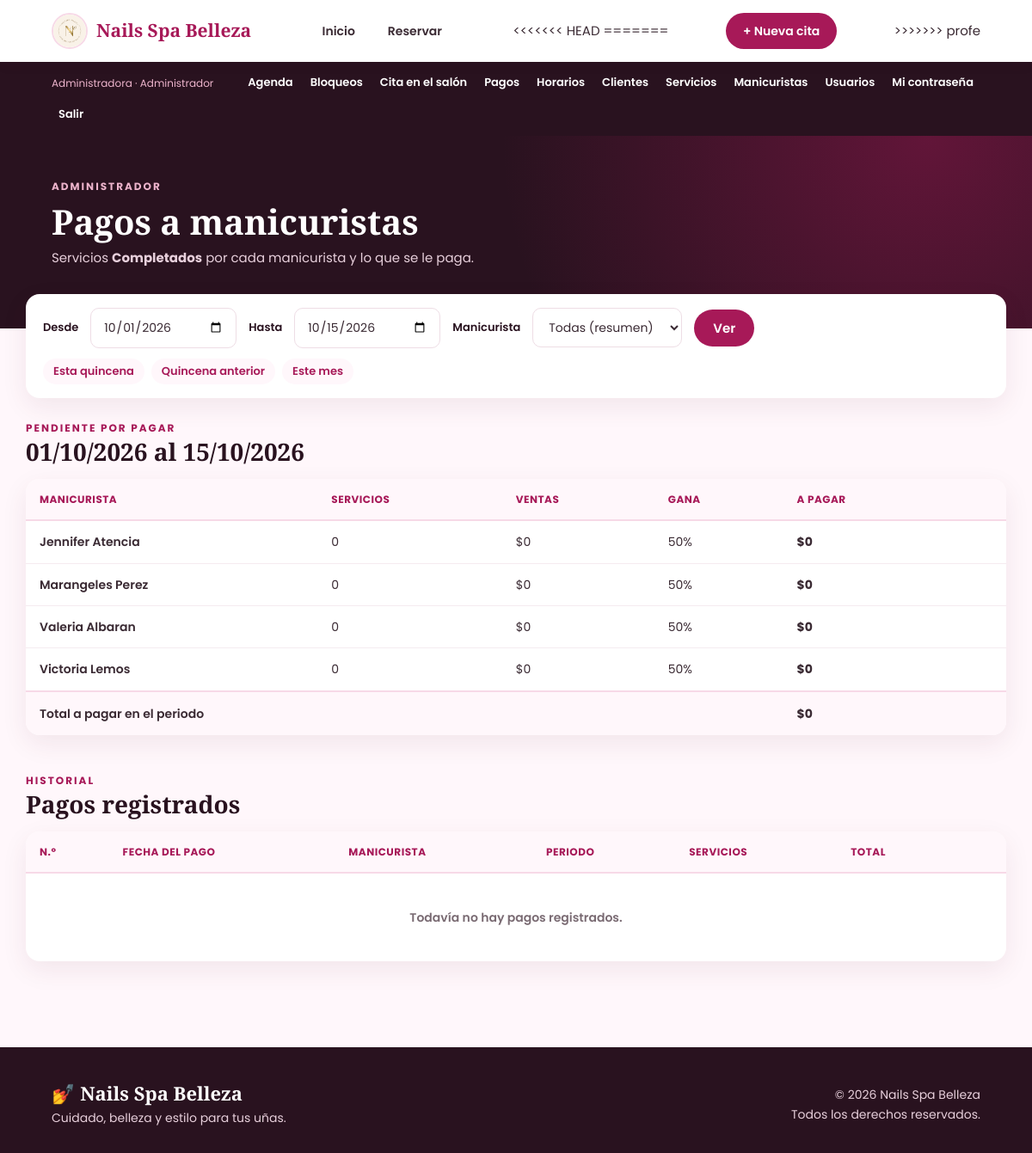
The page /super/pagos.php (signed in) on the database its author committed.
### tables this page shows
CREATE TABLE manicuristas (

    id_manicurista INT AUTO_INCREMENT PRIMARY KEY,

    nombre VARCHAR(100) NOT NULL,

     
    porcentaje TINYINT UNSIGNED NOT NULL DEFAULT 50,

     
     
    foto VARCHAR(255) NULL,

    activa TINYINT(1) DEFAULT 1

);

### includes/seguridad.php (called while the page is built, shortened)
<?php
function es_admin()
{
    return $_SESSION['usuario_rol'] === 'administrador';
}

### super/pagos.php (the view, shortened to what this page needs)
<?php
require_once "../conexion/conexion.php";
require_once "../includes/seguridad.php";
function fecha_valida($texto, $defecto)
{
    $t = strtotime($texto ?? '');
    return $t === false ? $defecto : date('Y-m-d', $t);
}
if (intval(date('j')) <= 15) {
    $quincena_desde = date('Y-m-01');
    $quincena_hasta = date('Y-m-15');
    $anterior_desde = date('Y-m-16', strtotime('first day of last month'));
    $anterior_hasta = date('Y-m-t', strtotime('first day of last month'));
} else {
    $quincena_desde = date('Y-m-16');
    $quincena_hasta = date('Y-m-t');
    $anterior_desde = date('Y-m-01');
    $anterior_hasta = date('Y-m-15');
}
$desde = fecha_valida($_GET['desde'] ?? null, $quincena_desde);
$hasta = fecha_valida($_GET['hasta'] ?? null, $quincena_hasta);
if (es_admin()) {
    $id_manicurista = intval($_GET['manicurista'] ?? 0);
} else {
    $id_manicurista = intval($_SESSION['id_manicurista']);
}
$ver_pago = intval($_GET['pago'] ?? 0);
$VALOR = "ROUND(r.precio * m.porcentaje / 100, 0)";
$resumen = [];
if (es_admin() && $id_manicurista === 0 && $ver_pago === 0) {
    $stmt = $conexion->prepare("
        SELECT m.id_manicurista, m.nombre, m.porcentaje, m.activa,
            COUNT(r.id_reserva) AS servicios,
            COALESCE(SUM(r.precio), 0) AS ventas,
            COALESCE(SUM($VALOR), 0) AS a_pagar
        FROM manicuristas m
        LEFT JOIN reservas r
            ON r.id_manicurista = m.id_manicurista
            AND r.estado = 'Completada'
            AND r.id_pago IS NULL
            AND r.fecha BETWEEN ? AND ?
        GROUP BY m.id_manicurista
        ORDER BY m.activa DESC, m.nombre
    ");
    $stmt->bind_param("ss", $desde, $hasta);
    $stmt->execute();
    $resumen = $stmt->get_result()->fetch_all(MYSQLI_ASSOC);
}
$pago = null;
$stmt = $conexion->prepare("
    SELECT p.id_pago, p.desde, p.hasta, p.servicios, p.total, p.fecha_pago, m.nombre AS manicurista
    FROM pagos p
    INNER JOIN manicuristas m ON m.id_manicurista = p.id_manicurista
    WHERE (? = 0 OR p.id_manicurista = ?)
    ORDER BY p.fecha_pago DESC
    LIMIT 30
");
$stmt->bind_param("ii", $id_manicurista, $id_manicurista);
$stmt->execute();
$historial = $stmt->get_result()->fetch_all(MYSQLI_ASSOC);
function pesos($valor)
{
    return '$' . number_format($valor, 0, ',', '.');
}
function fecha_corta($fecha)
{
    return date('d/m/Y', strtotime($fecha));
}
function enlace_periodo($desde, $hasta, $id_manicurista)
{
    return "pagos.php?desde=$desde&hasta=$hasta" . ($id_manicurista ? "&manicurista=$id_manicurista" : "");
}
require_once "../includes/header.php";
?>
<section class="pagina-header">
    <div>
        <span><?= es_admin() ? 'ADMINISTRADOR' : 'MANICURISTA · ' . htmlspecialchars($_SESSION['usuario_nombre']) ?></span>
        <h1><?= es_admin() ? 'Pagos a manicuristas' : 'Mis pagos' ?></h1>
        <p>Servicios <strong>Completados</strong> por cada manicurista y lo que se le paga.</p>
    </div>
</section>
<section class="panel-contenido">
    <?php if (!$pago): ?>
        <div class="filtros no-imprimir">
            <form method="GET">
                <label>Desde</label>
                <input type="date" name="desde" value="<?= $desde ?>">
                <label>Hasta</label>
                <input type="date" name="hasta" value="<?= $hasta ?>">
                <?php if (es_admin()): ?>
                    <label>Manicurista</label>
                    <select name="manicurista">
                        <option value="0">Todas (resumen)</option>
                    </select>
                <?php endif; ?>
                <button type="submit" class="btn-principal">Ver</button>
            </form>
            <div class="atajos">
                <a href="<?= enlace_periodo($quincena_desde, $quincena_hasta, es_admin() ? $id_manicurista : 0) ?>">Esta quincena</a>
                <a href="<?= enlace_periodo($anterior_desde, $anterior_hasta, es_admin() ? $id_manicurista : 0) ?>">Quincena anterior</a>
                <a href="<?= enlace_periodo(date('Y-m-01'), date('Y-m-t'), es_admin() ? $id_manicurista : 0) ?>">Este mes</a>
            </div>
        </div>
    <?php endif; ?>
    <?php if ($resumen): ?>
        <div class="agenda-titulo">
            <div>
                <span>PENDIENTE POR PAGAR</span>
                <h2><?= fecha_corta($desde) ?> al <?= fecha_corta($hasta) ?></h2>
            </div>
        </div>
        <div class="tabla-contenedor">
            <table>
                <thead>
                    <tr>
                        <th>Manicurista</th>
                        <th>Servicios</th>
                        <th>Ventas</th>
                        <th>Gana</th>
                        <th>A pagar</th>
                        <th></th>
                    </tr>
                </thead>
                <tbody>
                <?php $gran_total = 0; ?>
                <?php foreach ($resumen as $f): ?>
                    <?php $gran_total += $f['a_pagar']; ?>
                    <tr class="<?= $f['activa'] ? '' : 'fila-inactiva' ?>">
                        <td><?= htmlspecialchars($f['nombre']) ?></td>
                        <td><?= $f['servicios'] ?></td>
                        <td><?= pesos($f['ventas']) ?></td>
                        <td><?= $f['porcentaje'] ?>%</td>
                        <td><strong><?= pesos($f['a_pagar']) ?></strong></td>
                        <td>
                        </td>
                    </tr>
                <?php endforeach; ?>
                </tbody>
                <tfoot>
                    <tr>
                        <td colspan="4">Total a pagar en el periodo</td>
                        <td colspan="2"><strong><?= pesos($gran_total) ?></strong></td>
                    </tr>
                </tfoot>
            </table>
        </div>
    <?php endif; ?>
    <div class="agenda-titulo historial no-imprimir">
        <div>
            <span>HISTORIAL</span>
            <h2>Pagos registrados</h2>
        </div>
    </div>
    <div class="tabla-contenedor no-imprimir">
        <table>
            <thead>
                <tr>
                    <th>N.º</th>
                    <th>Fecha del pago</th>
                    <th>Manicurista</th>
                    <th>Periodo</th>
                    <th>Servicios</th>
                    <th>Total</th>
                    <th></th>
                </tr>
            </thead>
            <tbody>
            <?php if (!$historial): ?>
                <tr><td colspan="7" class="sin-datos">Todavía no hay pagos registrados.</td></tr>
            <?php endif; ?>
            </tbody>
        </table>
    </div>
</section>
<?php require_once "../includes/footer.php"; ?>

### assets/css/estilo.css (style rules this page uses)
:root { --vino: #a71958; --vino-oscuro: #76103f; --rosa: #f7d9e7; --rosa-medio: #edb4cc; --rosa-claro: #fff7fb; --crema: #fbf3ea; --morado: #29121f; --texto: #3a2a33; --gris: #7a6b73; --borde: #eedde5; --blanco: #ffffff; --verde: #168b4a; --amarillo: #b07800; --rojo: #c73545; --letra-titulos: "Playfair Display", Georgia, serif; --letra: "Poppins", "Segoe UI", Arial, sans-serif; --radio: 16px; --radio-chico: 10px; --sombra: 0 10px 30px rgba(90, 20, 55, .08); --sombra-suave: 0 4px 14px rgba(90, 20, 55, .06); --ancho: 1180px; }
*, *::before, *::after { box-sizing: border-box; margin: 0; padding: 0; }
html { scroll-behavior: smooth; }
body { font-family: var(--letra); font-size: 15px; line-height: 1.6; color: var(--texto); background: var(--rosa-claro); min-height: 100vh; display: flex; flex-direction: column; }
h1, h2, h3 { color: var(--morado); line-height: 1.2; }
h1, h2 { font-family: var(--letra-titulos); font-weight: 700; }
a { color: var(--vino); }
.btn-principal, .btn-secundario, .btn-card, .btn-pequeno, .btn-reserva, .btn-whatsapp { display: inline-flex; align-items: center; justify-content: center; gap: 6px; font-family: inherit; font-weight: 600; text-decoration: none; border: none; cursor: pointer; transition: background .2s, transform .2s, box-shadow .2s; }
.btn-principal { background: var(--vino); color: var(--blanco); padding: 13px 28px; border-radius: 30px; font-size: 15px; box-shadow: 0 6px 18px rgba(167, 25, 88, .25); }
.pagina-header { display: flex; align-items: flex-end; justify-content: space-between; flex-wrap: wrap; gap: 16px; padding: 46px max(5%, calc((100% - var(--ancho)) / 2)) 70px; background: radial-gradient(circle at 90% 0%, rgba(167, 25, 88, .45), transparent 45%), var(--morado); color: var(--blanco); }
.pagina-header span { color: var(--rosa-medio); font-size: 12px; font-weight: 700; letter-spacing: 2px; }
.pagina-header h1 { margin: 6px 0; color: var(--blanco); font-size: clamp(28px, 4vw, 40px); }
.pagina-header p { color: #e7cfdb; }
.panel-contenido, .form-section, .reserva-layout { max-width: var(--ancho); margin: -40px auto 60px; padding: 0 20px; position: relative; }
label { margin-top: 8px; font-size: 13px; font-weight: 600; color: var(--morado); }
input[type="text"], input[type="email"], input[type="tel"], input[type="password"], input[type="number"], input[type="date"], input[type="time"], input[type="file"], select, textarea { width: 100%; padding: 11px 14px; border: 1.5px solid var(--borde); border-radius: var(--radio-chico); background: var(--blanco); color: var(--texto); font-family: inherit; font-size: 14px; outline: none; transition: border-color .2s, box-shadow .2s; }
.tabla-contenedor { background: var(--blanco); border-radius: var(--radio); box-shadow: var(--sombra); overflow-x: auto; }
table { width: 100%; border-collapse: collapse; font-size: 14px; }
thead th { padding: 14px 16px; text-align: left; background: var(--rosa-claro); color: var(--vino); font-size: 12px; font-weight: 700; text-transform: uppercase; letter-spacing: .5px; border-bottom: 2px solid var(--rosa); white-space: nowrap; }
tbody td { padding: 13px 16px; border-bottom: 1px solid #f5ebf0; vertical-align: middle; }
tbody tr:last-child td { border-bottom: none; }
tbody td:first-child { white-space: nowrap; font-weight: 600; }
.sin-datos { padding: 40px; text-align: center; color: var(--gris); }
.filtros { margin-bottom: 22px; padding: 16px 20px; background: var(--blanco); border-radius: var(--radio); box-shadow: var(--sombra); }
.filtros form { display: flex; flex-wrap: wrap; align-items: center; gap: 10px 14px; }
.filtros label { margin: 0; }
.filtros input, .filtros select { width: auto; min-width: 170px; }
.filtros .btn-principal { padding: 10px 22px; box-shadow: none; }
.agenda-titulo { display: flex; align-items: flex-end; justify-content: space-between; margin-bottom: 14px; }
.agenda-titulo span { color: var(--vino); font-size: 12px; font-weight: 700; letter-spacing: 2px; }
.agenda-titulo h2 { font-size: 28px; }
.atajos { display: flex; flex-wrap: wrap; gap: 8px; margin-top: 12px; }
.atajos a { padding: 5px 12px; border-radius: 20px; background: var(--rosa-claro); font-size: 13px; font-weight: 600; text-decoration: none; }
tfoot td { padding: 14px 16px; background: var(--rosa-claro); border-top: 2px solid var(--rosa); font-weight: 600; }
.historial { margin-top: 40px; }

### rows shown on the page
manicuristas: nombre "Jennifer Atencia", servicios "0", ventas "$0", porcentaje "50", a_pagar "$0"
manicuristas: nombre "Marangeles Perez", servicios "0", ventas "$0", porcentaje "50", a_pagar "$0"
manicuristas: nombre "Valeria Albaran", servicios "0", ventas "$0", porcentaje "50", a_pagar "$0"
manicuristas: nombre "Victoria Lemos", servicios "0", ventas "$0", porcentaje "50", a_pagar "$0"

### other values the page prints
$_SESSION['usuario_nombre'] "Administradora"
fecha_corta($desde) "01/10/2026"
fecha_corta($hasta) "15/10/2026"
pesos($gran_total) "$0"
